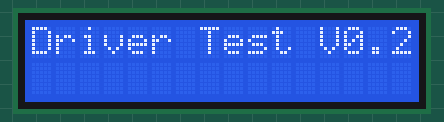
Simulated run of this sketch. Board: Arduino Uno, built with avr-gcc and run on an emulated ATmega328P. Shown: 16×2 character LCD. Wiring (inferred from the names in the program): character LCD (HD44780): RS pin 2; R/W pin 3; E pin 4; data pin 9, pin 10, pin 11, pin 12.

Above: at 0.2 s.
At 5.6 s:
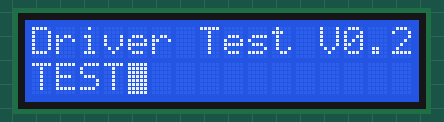
At 8.1 s:
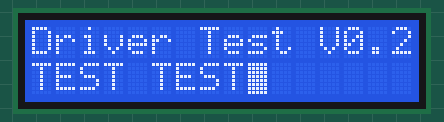
At 11.1 s:
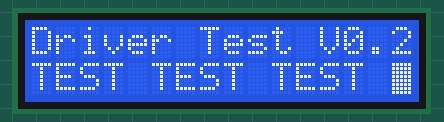
At 21.9 s:
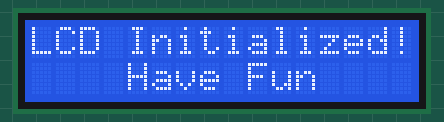
At 33.7 s:
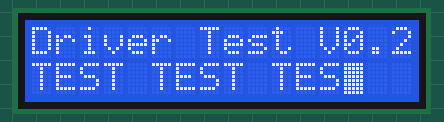

The sketch:

LCD.ino
```cpp
// Custom LCD Library Test - 4Bit Mode
// 16 x 2 LCD Based On HD44780

// UNRELEASED PRE_ALPHA TEST

// Matthew Geiger

// Define Pins
#define LCD_RS 2
#define LCD_RW 3
#define LCD_E  4
#define LCD_D0 5
#define LCD_D1 6
#define LCD_D2 7
#define LCD_D3 8
#define LCD_D4 9
#define LCD_D5 10
#define LCD_D6 11
#define LCD_D7 12

int LCD_POS = 0;

// Setup LCD
void SetupLCD() {
  // Set Pins for Output
  pinMode(LCD_RS, OUTPUT);
  pinMode(LCD_RW, OUTPUT);
  pinMode(LCD_E,  OUTPUT);
  pinMode(LCD_D0, OUTPUT);
  pinMode(LCD_D1, OUTPUT);
  pinMode(LCD_D2, OUTPUT);
  pinMode(LCD_D3, OUTPUT);
  pinMode(LCD_D4, OUTPUT);
  pinMode(LCD_D5, OUTPUT);
  pinMode(LCD_D6, OUTPUT);
  pinMode(LCD_D7, OUTPUT);

  // Run INIT
  InitLCD();

  // Give LCD Time To Catch Up
  delay(100);
}

void PullDownBus() {
  digitalWrite(LCD_D0, LOW);
  digitalWrite(LCD_D1, LOW);
  digitalWrite(LCD_D2, LOW);
  digitalWrite(LCD_D3, LOW);
  digitalWrite(LCD_D4, LOW);
  digitalWrite(LCD_D5, LOW);
  digitalWrite(LCD_D6, LOW);
  digitalWrite(LCD_D7, LOW);
}

// Send Character
void SendCharacter(char cCharacter) {
  LCD_POS++;
 SendCommand(byte(cCharacter), 0x1);
}

// Init LCD
void InitLCD() {
  // Start Communication Timing
  digitalWrite(LCD_E, LOW);
  digitalWrite(LCD_RW, LOW);

  // Run LCD 4Bit Init
  InitSequence();
}

// LCD 4Bit Init
void InitSequence() {
 // LCD Init Commands for 4Bit Mode
 SendCommand(0b00110011, 0x0);
 SendCommand(0b00110010, 0x0);

 // Reset Screen and Cursor
 // Configure Dimensions
 SendCommand(0b00101100, 0x0);
 // Turn on Screen, Enable Cursor, and Blink Cursor
 SendCommand(0b00001111, 0x0);
 // Clear Display
 SendCommand(0b00000001, 0x0);
 //Set Print from Left To Write
 SendCommand(0b00000110, 0x0);
}

// Sends Write Command
void SendCommand(byte cCharacter, byte bBool) {
  digitalWrite(LCD_RW, LOW);

  // Select Register
  if(bBool) {
   digitalWrite(LCD_RS, HIGH);
  } else {
   digitalWrite(LCD_RS, LOW);
  }

  // Communication Timing
  delayMicroseconds(1);

  // Send First Section of ASCII
  if((cCharacter >> 4) & 1) {
   digitalWrite(LCD_D4, HIGH);
  }else {
   digitalWrite(LCD_D4, LOW);
  }

  if((cCharacter >> 5) & 1) {
   digitalWrite(LCD_D5, HIGH);
  } else {
   digitalWrite(LCD_D5, LOW);
  }

  if((cCharacter >> 6) & 1) {
   digitalWrite(LCD_D6, HIGH);
  } else {
   digitalWrite(LCD_D6, LOW);
  }

  if((cCharacter >> 7) & 1) {
   digitalWrite(LCD_D7, HIGH);
  } else {
   digitalWrite(LCD_D7, LOW);
  }

  // Pulse Enable
  ClockPulse();

  // Send Second Section of ASCII
  if((cCharacter >> 0) & 1) {
   digitalWrite(LCD_D4, HIGH);
  } else {
   digitalWrite(LCD_D4, LOW);
  }

  if((cCharacter >> 1) & 1) {
   digitalWrite(LCD_D5, HIGH);
  } else {
   digitalWrite(LCD_D5, LOW);
  }

  if((cCharacter >> 2) & 1) {
   digitalWrite(LCD_D6, HIGH);
  } else {
   digitalWrite(LCD_D6, LOW);
  }

  if((cCharacter >> 3) & 1) {
   digitalWrite(LCD_D7, HIGH);
  } else {
   digitalWrite(LCD_D7, LOW);
  }

  // Pulse Enable
  ClockPulse();

  // Pull Bus LOW
  PullDownBus();
}

// Pulse Enable
void ClockPulse() {
 delayMicroseconds(1);
 digitalWrite(LCD_E, HIGH);
 delayMicroseconds(1);
 digitalWrite(LCD_E, LOW);
 delayMicroseconds(1);

}

// Sends String
void SendPhrase(char *szPhrase) {
 // Send Characters
 for(int i = 0; i < strlen(szPhrase); i++) {
   SendCharacter(byte(szPhrase[i]));
 }
}

void SetCursor(byte choice) {
  if(choice == 0x0) {
    SendCommand(0b00001100, 0x0);
  } else if(choice == 0x1) {
    SendCommand(0b00001110, 0x0);
  } else {
    SendCommand(0b00001111, 0x0);
  }
}

void ClearScreen() {
  SendCommand(0b00000001, 0x0);
  LCD_POS = 0;
}

void ReturnHome() {
 SendCommand(0b00000010, 0x0);

 delay(1);
}

void ShiftDisplayDown() {
 for(int i = 0; i < LCD_POS; i++) {
  SendCommand(0b00010000, 0x0);
 }

 for(int i = 0; i < 40; i++) {
  SendCommand(0b00010100, 0x0);
 }

 LCD_POS = 0;
}

void ShiftDisplayUp() {

 for(int i = 0; i < LCD_POS + 40; i++) {
  SendCommand(0b00010000, 0x0);
 }

 LCD_POS = 0;
}

void ClearLine() {
 for(int i = 0; i < 16; i++) {
   SendCharacter(' ');
   delay(25);
 }
}

void WipeScreen() {
 SetCursor(1);

 LCD_POS = 0;
 ReturnHome();

 ClearLine();

 ShiftDisplayDown();

 ClearLine();

 SetCursor(0);

 ClearScreen();

 delay(10);
}

void setup() {
  // Initialize LCD
  SetupLCD();

  // Stop Cursor
  SetCursor(0);
}

void loop() {
  for(int i = 0; i < 4; i++) {
   SendPhrase("Driver Test V0.2");
   delay(500);
   if(i < 3) {
    ClearScreen();
   }
   delay(100);
  }

  ShiftDisplayDown();
  SetCursor(2);
  delay(1500);

  for(int i = 0; i < 3; i++) {
   SendCharacter('T');
   delay(500);
   SendCharacter('E');
   delay(500);
   SendCharacter('S');
   delay(500);
   SendCharacter('T');
   delay(500);
   SendCharacter(' ');
   delay(500);
  }

  ShiftDisplayUp();

  for(int i = 0; i < 3; i++) {
   SendCharacter('T');
   delay(250);
   SendCharacter('E');
   delay(250);
   SendCharacter('S');
   delay(250);
   SendCharacter('T');
   delay(250);
   SendCharacter(' ');
   delay(250);
  }

  SendPhrase("  ");

  ShiftDisplayDown();

  for(int i = 0; i < 3; i++) {
   SendCharacter('C');
   delay(100);
   SendCharacter('O');
   delay(100);
   SendCharacter('O');
   delay(100);
   SendCharacter('L');
   delay(100);
   SendCharacter(' ');
   delay(100);
  }

  ShiftDisplayUp();

  for(int i = 0; i < 3; i++) {
   SendCharacter('C');
   delay(50);
   SendCharacter('O');
   delay(50);
   SendCharacter('O');
   delay(50);
   SendCharacter('L');
   delay(50);
   SendCharacter(' ');
   delay(50);
  }

  WipeScreen();
  delay(500);

  for(int i = 0; i < 4; i++) {
   SendPhrase("LCD Initialized!");
   ShiftDisplayDown();

   for(int i = 0; i < 4; i++) {
    // Move Cursor to Center Text
    SendCommand(0b00010100, 0x0);
   }

   SendPhrase("Have Fun");

   delay(750);
   if(i < 3) {
    ClearScreen();
   }
   delay(250);
  }

  WipeScreen();
}
```

Measured:
- what the display in image 0 shows lasts 0.5 s, from 0.1 s to 0.6 s
